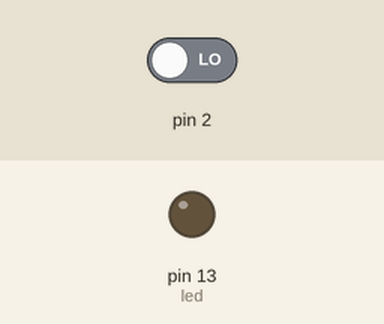
Simulated run of this sketch. Board: Arduino Uno, built with avr-gcc and run on an emulated ATmega328P. Parts: output pins drawn as LEDs (lit = HIGH). The test bench sets the inputs (shaded band); at power-on: pin 2 LOW.

Above: at 1.2 s.
1.3 s: pin 2 driven HIGH
At 2.5 s:
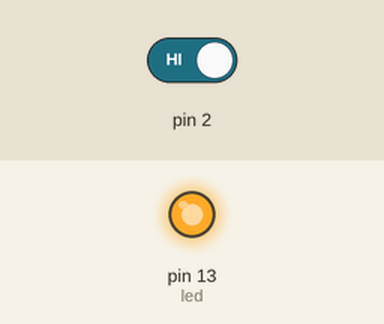
2.8 s: pin 2 driven LOW
At 3.9 s:
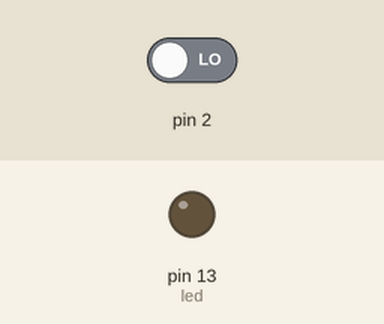
Timing chart, 0 to 5.8 s (numbered marks = the images above; inputs shaded):
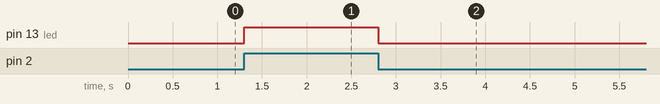

The sketch:

interrupt1.ino
```cpp
const int led = 13;
const int button = 2;
// Any variable used in an ISR must be
// declared as volatile
volatile int state = LOW; // Light on or off

void setup()
{
  pinMode(led,OUTPUT);
  // RISING , FALLING , CHANGE
  attachInterrupt(0, blink, CHANGE);
}

void loop()
{
  digitalWrite(led,state);
}

// My function that will handle the button
// Interrupt Service Routine (ISR)
void blink()
{
  if (state == LOW)
    state = HIGH;
  else
    state = LOW;
}
```

Measured:
- after the input at 1.3 s, pin 13 (led): LOW → HIGH at once
- after the input at 2.8 s, pin 13 (led): HIGH → LOW at once
